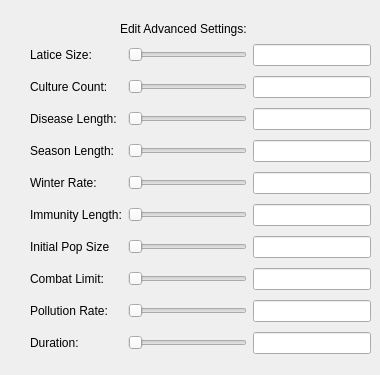
   <widget class="QWidget" name="AdvancedSettings">
    <attribute name="title">
     <string>Advanced</string>
    </attribute>
    <widget class="QWidget" name="gridLayoutWidget_2">
     <property name="geometry">
      <rect>
       <x>30</x>
       <y>40</y>
       <width>341</width>
       <height>326</height>
      </rect>
     </property>
     <layout class="QGridLayout" name="basic_2">
      <item row="7" column="2">
       <widget class="QLineEdit" name="CombatLimitBox"/>
      </item>
      <item row="3" column="0">
       <widget class="QLabel" name="SeasonLengthLabel">
        <property name="text">
         <string>Season Length:</string>
        </property>
       </widget>
      </item>
      <item row="3" column="1">
       <widget class="QSlider" name="SeasonLengthSlider">
        <property name="minimum">
         <number>1</number>
        </property>
        <property name="maximum">
         <number>100</number>
        </property>
        <property name="orientation">
         <enum>Qt::Horizontal</enum>
        </property>
        <property name="tickPosition">
         <enum>QSlider::NoTicks</enum>
        </property>
       </widget>
      </item>
      <item row="6" column="1">
       <widget class="QSlider" name="InitialPopSizeSlider">
        <property name="minimum">
         <number>1</number>
        </property>
        <property name="maximum">
         <number>100</number>
        </property>
        <property name="orientation">
         <enum>Qt::Horizontal</enum>
        </property>
        <property name="tickPosition">
         <enum>QSlider::NoTicks</enum>
        </property>
       </widget>
      </item>
      <item row="2" column="2">
       <widget class="QLineEdit" name="DiseaseLengthBox"/>
      </item>
      <item row="4" column="2">
       <widget class="QLineEdit" name="WinterRateBox"/>
      </item>
      <item row="1" column="2">
       <widget class="QLineEdit" name="CultureCountBox"/>
      </item>
      <item row="6" column="2">
       <widget class="QLineEdit" name="InitialPopSizeBox"/>
      </item>
      <item row="5" column="2">
       <widget class="QLineEdit" name="ImmunityLengthBox"/>
      </item>
      <item row="5" column="0">
       <widget class="QLabel" name="ImmunityLengthLabel">
        <property name="text">
         <string>Immunity Length:</string>
        </property>
       </widget>
      </item>
      <item row="4" column="0">
       <widget class="QLabel" name="WinterRateLabel">
        <property name="text">
         <string>Winter Rate:</string>
        </property>
       </widget>
      </item>
      <item row="6" column="0">
       <widget class="QLabel" name="InitialPopSizeLabel">
        <property name="text">
         <string>Initial Pop Size</string>
        </property>
       </widget>
      </item>
      <item row="1" column="0">
       <widget class="QLabel" name="CultureCountLabel">
        <property name="text">
         <string>Culture Count:</string>
        </property>
       </widget>
      </item>
      <item row="5" column="1">
       <widget class="QSlider" name="ImmunityLengthSlider">
        <property name="maximum">
         <number>100</number>
        </property>
        <property name="orientation">
         <enum>Qt::Horizontal</enum>
        </property>
        <property name="tickPosition">
         <enum>QSlider::NoTicks</enum>
        </property>
       </widget>
      </item>
      <item row="3" column="2">
       <widget class="QLineEdit" name="SeasonLengthBox"/>
      </item>
      <item row="2" column="0">
       <widget class="QLabel" name="DiseaseLengthLabel">
        <property name="frameShape">
         <enum>QFrame::NoFrame</enum>
        </property>
        <property name="text">
         <string>Disease Length:</string>
        </property>
       </widget>
      </item>
      <item row="2" column="1">
       <widget class="QSlider" name="DiseaseLengthSlider">
        <property name="maximum">
         <number>100</number>
        </property>
        <property name="orientation">
         <enum>Qt::Horizontal</enum>
        </property>
        <property name="tickPosition">
         <enum>QSlider::NoTicks</enum>
        </property>
       </widget>
      </item>
      <item row="7" column="0">
       <widget class="QLabel" name="CombatLimitLabel">
        <property name="text">
         <string>Combat Limit:</string>
        </property>
       </widget>
      </item>
      <item row="1" column="1">
       <widget class="QSlider" name="CultureCountSlider">
        <property name="minimum">
         <number>1</number>
        </property>
        <property name="maximum">
         <number>500</number>
        </property>
        <property name="pageStep">
         <number>50</number>
        </property>
        <property name="orientation">
         <enum>Qt::Horizontal</enum>
        </property>
        <property name="tickPosition">
         <enum>QSlider::NoTicks</enum>
        </property>
       </widget>
      </item>
      <item row="8" column="0">
       <widget class="QLabel" name="PollutionRateLabel">
        <property name="text">
         <string>Pollution Rate:</string>
        </property>
       </widget>
      </item>
      <item row="4" column="1">
       <widget class="QSlider" name="WinterRateSlider">
        <property name="minimum">
         <number>1</number>
        </property>
        <property name="maximum">
         <number>120</number>
        </property>
        <property name="orientation">
         <enum>Qt::Horizontal</enum>
        </property>
        <property name="tickPosition">
         <enum>QSlider::NoTicks</enum>
        </property>
       </widget>
      </item>
      <item row="8" column="2">
       <widget class="QLineEdit" name="PollutionRateBox"/>
      </item>
      <item row="7" column="1">
       <widget class="QSlider" name="CombatLimitSlider">
        <property name="minimum">
         <number>0</number>
        </property>
        <property name="maximum">
         <number>100</number>
        </property>
        <property name="orientation">
         <enum>Qt::Horizontal</enum>
        </property>
        <property name="tickPosition">
         <enum>QSlider::NoTicks</enum>
        </property>
       </widget>
      </item>
      <item row="0" column="0">
       <widget class="QLabel" name="LaticeLabel">
        <property name="text">
         <string>Latice Size:</string>
        </property>
       </widget>
      </item>
      <item row="8" column="1">
       <widget class="QSlider" name="PollutionRateSlider">
        <property name="minimum">
         <number>0</number>
        </property>
        <property name="maximum">
         <number>100</number>
        </property>
        <property name="orientation">
         <enum>Qt::Horizontal</enum>
        </property>
        <property name="tickPosition">
         <enum>QSlider::NoTicks</enum>
        </property>
       </widget>
      </item>
      <item row="0" column="2">
       <widget class="QLineEdit" name="LaticeSizeBox"/>
      </item>
      <item row="0" column="1">
       <widget class="QSlider" name="LaticeSlider">
        <property name="minimum">
         <number>8</number>
        </property>
        <property name="maximum">
         <number>24</number>
        </property>
        <property name="pageStep">
         <number>8</number>
        </property>
        <property name="orientation">
         <enum>Qt::Horizontal</enum>
        </property>
        <property name="tickPosition">
         <enum>QSlider::NoTicks</enum>
        </property>
       </widget>
      </item>
      <item row="9" column="0">
       <widget class="QLabel" name="DurationLabel">
        <property name="text">
         <string>Duration:</string>
        </property>
       </widget>
      </item>
      <item row="9" column="1">
       <widget class="QSlider" name="DurationSlider">
        <property name="minimum">
         <number>1</number>
        </property>
        <property name="maximum">
         <number>20</number>
        </property>
        <property name="pageStep">
         <number>2</number>
        </property>
        <property name="value">
         <number>1</number>
        </property>
        <property name="orientation">
         <enum>Qt::Horizontal</enum>
        </property>
        <property name="tickPosition">
         <enum>QSlider::NoTicks</enum>
        </property>
       </widget>
      </item>
      <item row="9" column="2">
       <widget class="QLineEdit" name="DurationBox"/>
      </item>
     </layout>
    </widget>
    <widget class="QLabel" name="settingsInfoLabel_3">
     <property name="geometry">
      <rect>
       <x>120</x>
       <y>20</y>
       <width>151</width>
       <height>17</height>
      </rect>
     </property>
     <property name="text">
      <string>Edit Advanced Settings:</string>
     </property>
    </widget>
   </widget>
